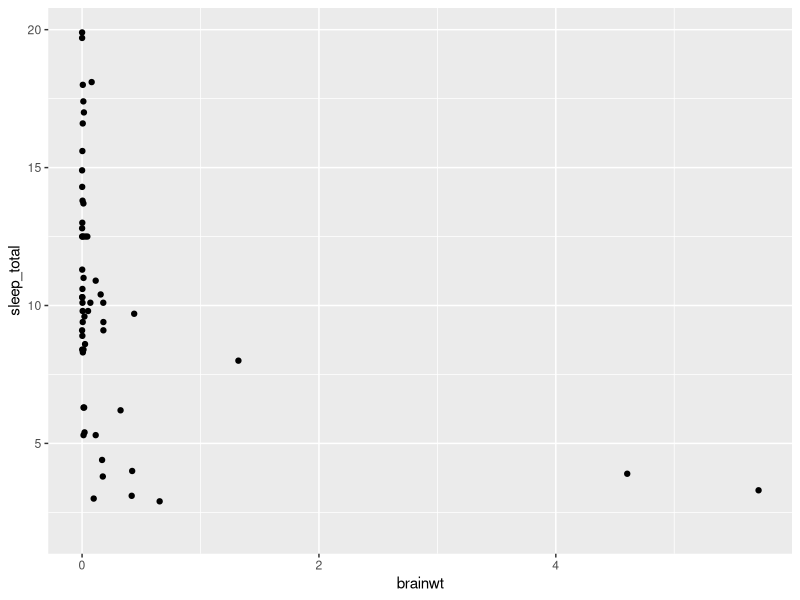
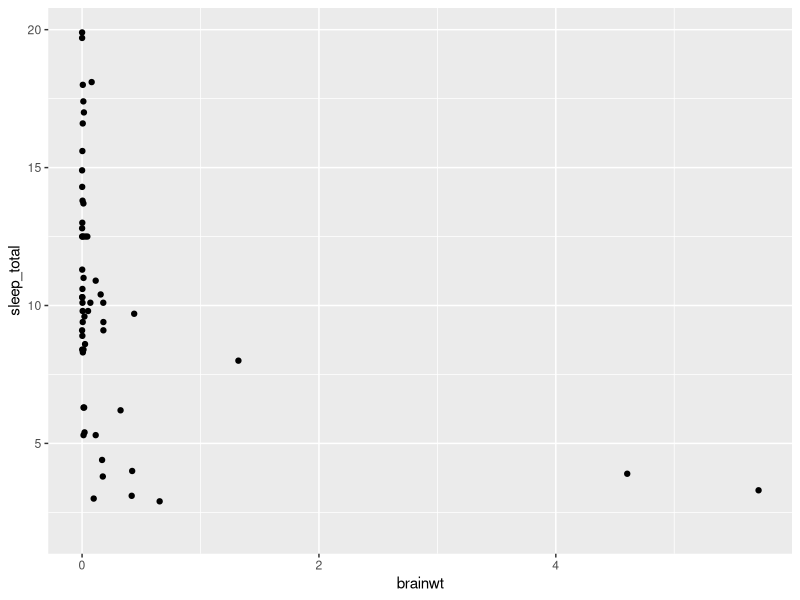
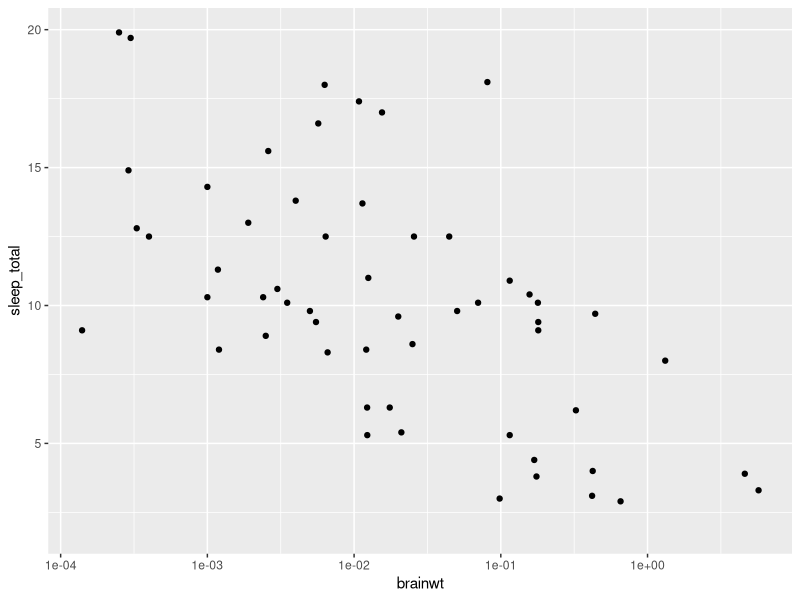
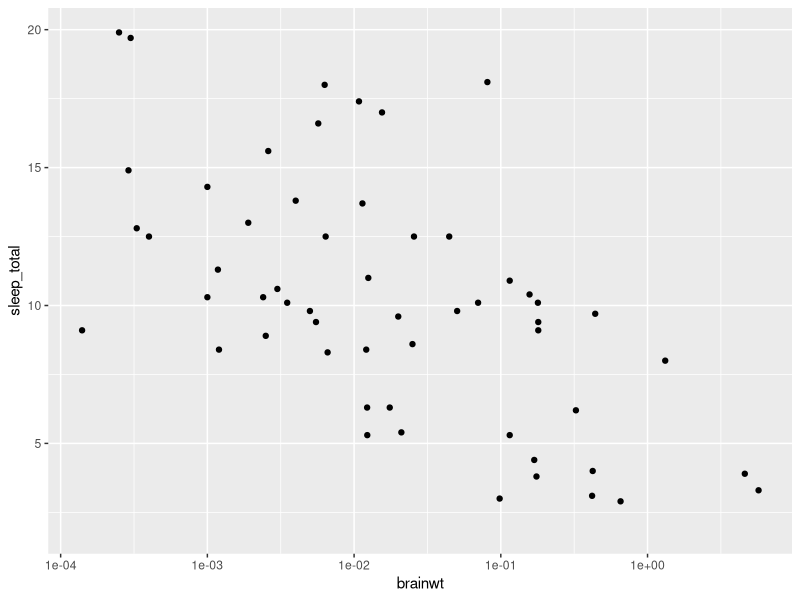
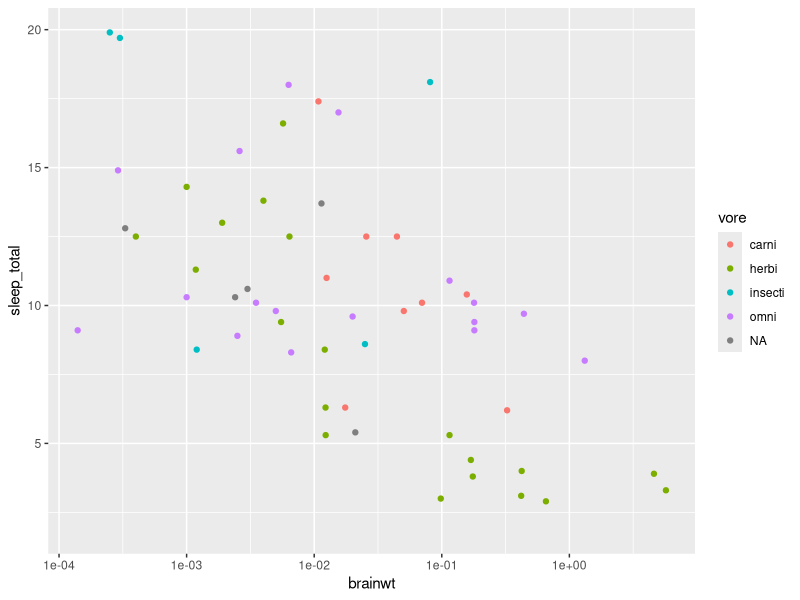
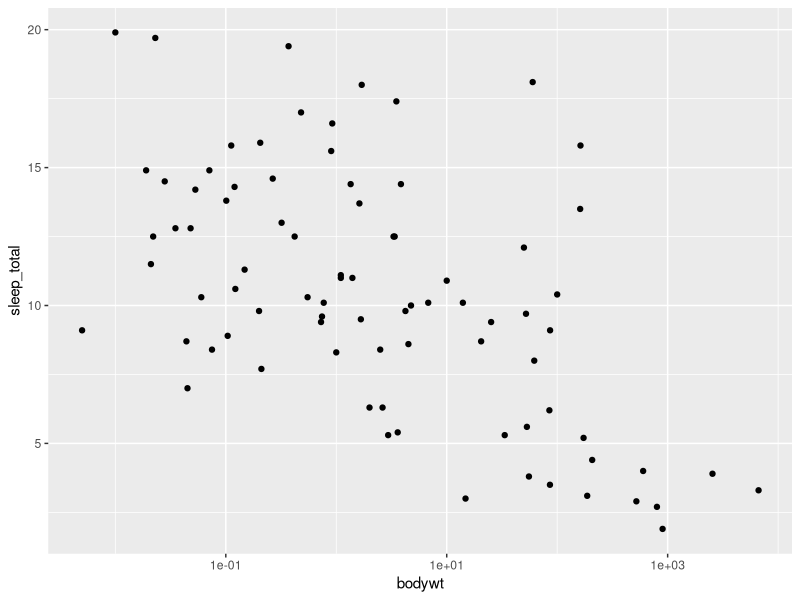
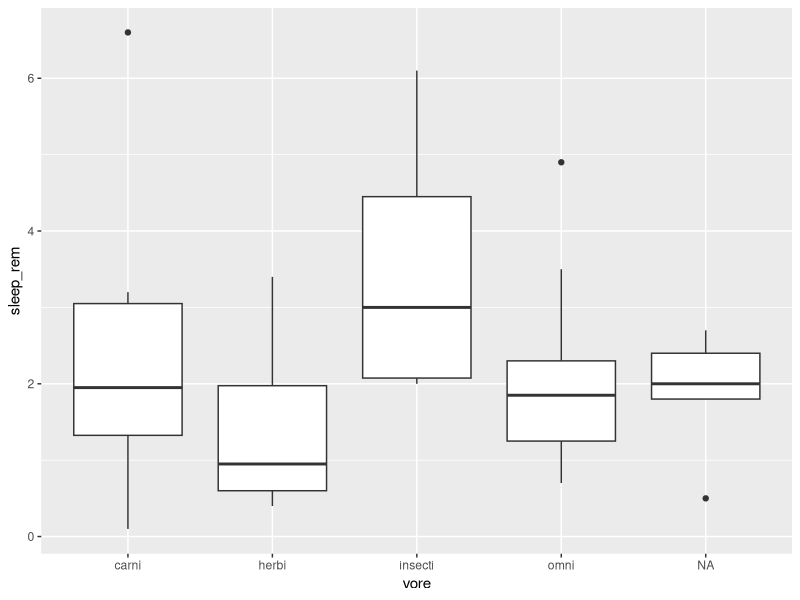
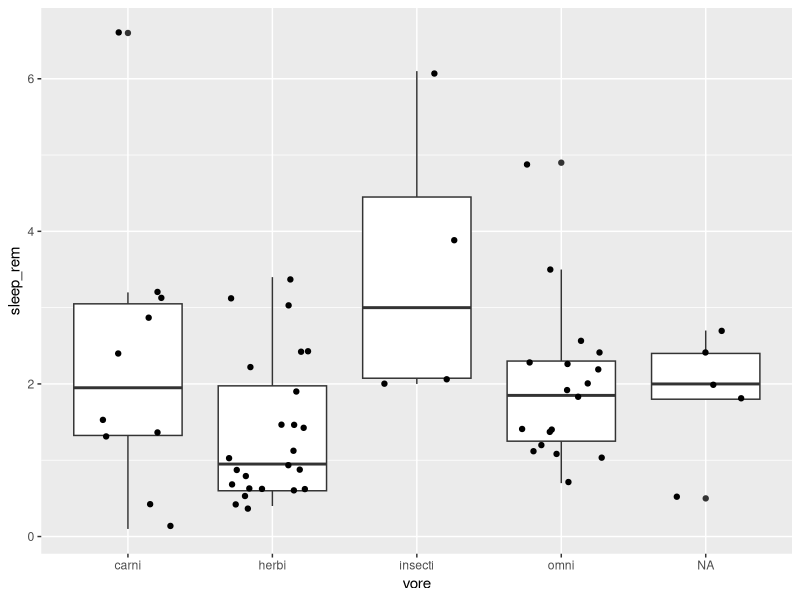

These charts were generated, in order, by the following R code:
## ---- chunk 1
library(ggplot2) #load the library
data(msleep) #load a data set on mamallian sleep patterns
str(msleep)
## ---- chunk 2
pl<- ggplot(data = msleep, mapping= aes(x=brainwt, y=sleep_total))
pl<- pl +geom_point()
pl
## ---- chunk 3
pl<- ggplot(data = msleep, mapping= aes(x=brainwt, y=sleep_total))
pl<- pl +geom_point()
pl
pl+scale_x_log10()
## ---- chunk 4
pl<- ggplot(data = msleep, mapping= aes(x=brainwt, y=sleep_total))
pl<- pl +geom_point()
pl<-pl+ scale_x_log10()
pl
## ---- chunk 5
pl<- ggplot(data = msleep, mapping= aes(x=brainwt, y=sleep_total))
pl<- pl +geom_point()
pl<-pl+ scale_x_log10()
pl<- pl+ aes(color=vore)
pl
## ---- chunk 6
pl2<-ggplot(data=msleep, mapping=aes(x=bodywt, y=sleep_total))
pl2<-pl2+geom_point()
pl2<-pl2+scale_x_log10()
pl2
## ---- chunk 7
bl<-ggplot(data=msleep, mapping=aes(x=vore, y=sleep_rem))
bl<- bl+geom_boxplot()
bl
## ---- chunk 8
bl<-ggplot(data=msleep, mapping=aes(x=vore, y=sleep_rem))
bl<- bl+geom_boxplot()
bl2<- bl +geom_point(position=position_jitter(width=.3))
bl2
